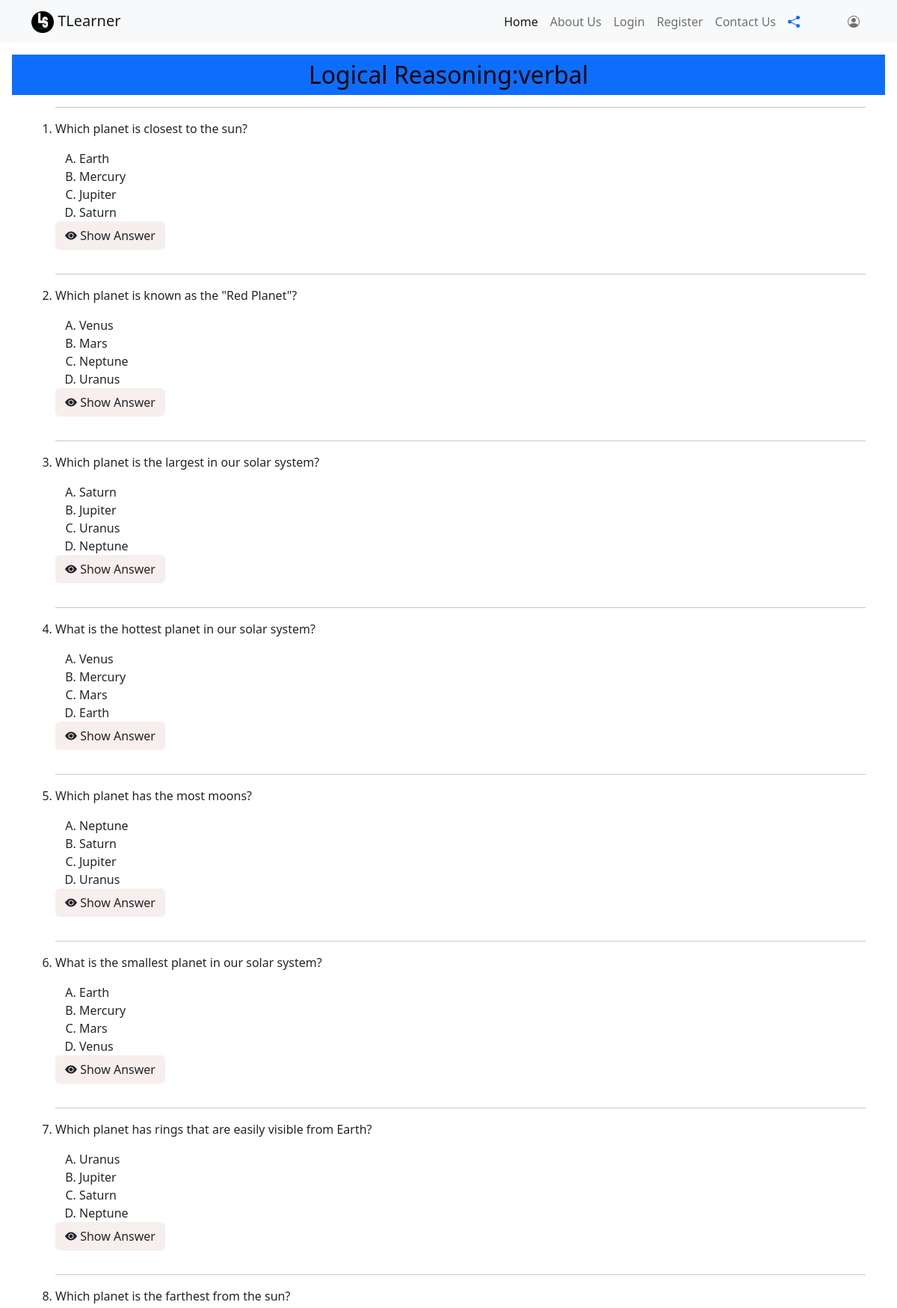
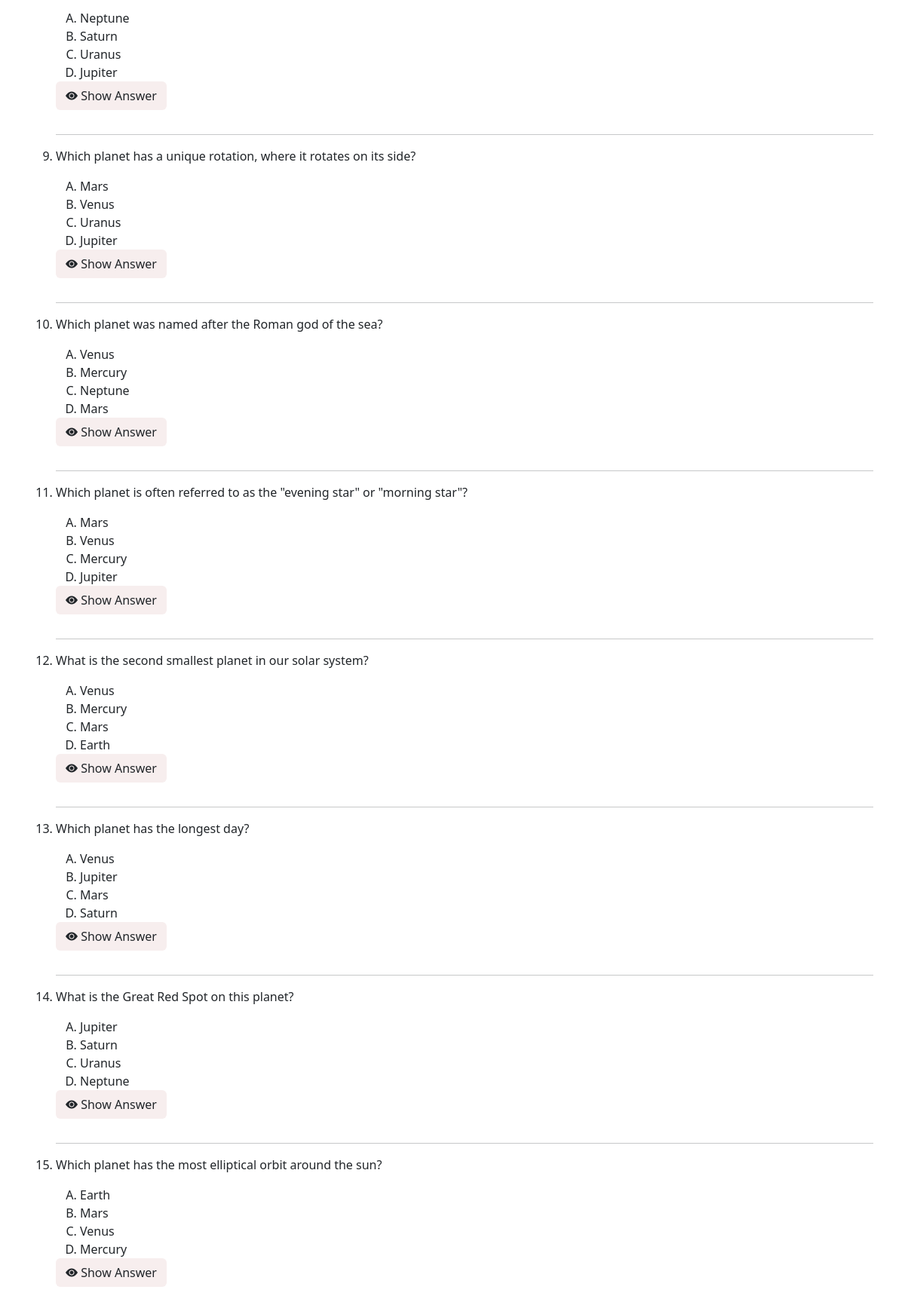
The page /gk.php?id=solar system on the database its author committed (2 pictures, top to bottom).
### tables this page shows
CREATE TABLE `gk_test` (
  `id` int(30) NOT NULL,
  `topic_name` varchar(50) NOT NULL,
  `gk_question` varchar(100) NOT NULL,
  `gk_option1` varchar(100) NOT NULL,
  `gk_option2` varchar(100) NOT NULL,
  `gk_option3` varchar(100) NOT NULL,
  `gk_option4` varchar(100) NOT NULL,
  `gk_answer` varchar(100) NOT NULL,
  `gk_explanation` varchar(200) NOT NULL
);

### gk.php (the view, shortened to what this page needs)
<!DOCTYPE html>
<html lang="en">
<head>
  <link href="https://cdn.jsdelivr.net/npm/bootstrap@5.2.1/dist/css/bootstrap.min.css" rel="stylesheet"
 />
  <link rel="stylesheet" href="https://cdn.jsdelivr.net/npm/bootstrap-icons@1.11.1/font/bootstrap-icons.css" />
</head>
<body>
  <header>
    <nav class="navbar navbar-expand-sm navbar-light bg-light">
      <div class="container">
        <a class="navbar-brand text-center" href="#">
          <img src="image/logo.png" class="img-fluid rounded-top" height="30px" width="30px" alt="" />
          TLearner
        </a>
        <div class="collapse navbar-collapse" id="collapsibleNavId">
          <ul class="navbar-nav ms-auto mt-2 mt-lg-0">
            <li class="nav-item">
              <a class="nav-link active" href="#" aria-current="page">Home </a>
            </li>
            <li class="nav-item">
              <a class="nav-link" href="#">About Us</a>
            </li>
            <li class="nav-item">
              <a class="nav-link" href="#">Login</a>
            </li>
            <li class="nav-item">
              <a class="nav-link" href="#">Register</a>
            </li>
            <li class="nav-item">
              <a class="nav-link" href="#">Contact Us</a>
            </li>
            <li class="nav-item">
              <a class="nav-link" href="#">
                <i class="bi bi-share-fill text-primary"></i>
              </a>
            </li>
            <li class="nav-item ms-5">
              <a class="nav-link" href="#">
                <i class="bi bi-person-circle"></i>
              </a>
            </li>
          </ul>
        </div>
      </div>
    </nav>
  </header>
  <main>
    <div>
      <h2 class="h2 text-center m-3 text-black bg-primary p-2">
        Logical Reasoning:verbal
      </h2>
        <?php
        $topic=$_GET["id"];
        include('config.php');
        $sql="SELECT * FROM `gk_test` WHERE `topic_name`='$topic';";
        $result=mysqli_query($conn,$sql);
        if (mysqli_num_rows($result)>0) {
         echo "<div class='container mt-2'>";
         echo "<ol type='1'>";
          while ($rows=mysqli_fetch_assoc($result)) {
            echo "
            <hr />";
            echo "<li><p>{$rows['gk_question']}</p></li>";
            echo "<ol type='A'>
            <li>{$rows['gk_option1']}</li>
            <li>{$rows['gk_option2']}</li>
            <li>{$rows['gk_option3']}</li>
            <li>{$rows['gk_option4']}</li>
          </ol>";
          echo " <p class='d-inline-flex gap-1'>
          <button class='btn' style='background-color: #f7eeee' type='button' data-bs-toggle='collapse'
            data-bs-target='#collapseExample{$rows['id']}' aria-expanded='false' aria-controls='collapseExample'>
            <i class='bi bi-eye-fill'></i> Show Answer
          </button>
        </p>";
          }
          echo "</ol>";
        }
        ?>
  </main>
</body>
</html>

### rows shown on the page
gk_test: gk_question "Which planet is closest to the sun?", gk_option1 "Earth", gk_option2 "Mercury", gk_option3 "Jupiter", gk_option4 "Saturn"
gk_test: gk_question "Which planet is known as the \"Red Planet\"?", gk_option1 "Venus", gk_option2 "Mars", gk_option3 "Neptune", gk_option4 "Uranus"
gk_test: gk_question "Which planet is the largest in our solar system?", gk_option1 "Saturn", gk_option2 "Jupiter", gk_option3 "Uranus", gk_option4 "Neptune"
gk_test: gk_question "What is the hottest planet in our solar system?", gk_option1 "Venus", gk_option2 "Mercury", gk_option3 "Mars", gk_option4 "Earth"
gk_test: gk_question "Which planet has the most moons?", gk_option1 "Neptune", gk_option2 "Saturn", gk_option3 "Jupiter", gk_option4 "Uranus"
gk_test: gk_question "What is the smallest planet in our solar system?", gk_option1 "Earth", gk_option2 "Mercury", gk_option3 "Mars", gk_option4 "Venus"
gk_test: gk_question "Which planet has rings that are easily visible from Earth?", gk_option1 "Uranus", gk_option2 "Jupiter", gk_option3 "Saturn", gk_option4 "Neptune"
gk_test: gk_question "Which planet is the farthest from the sun?", gk_option1 "Neptune", gk_option2 "Saturn", gk_option3 "Uranus", gk_option4 "Jupiter"
gk_test: gk_question "Which planet has a unique rotation, where it rotates on its side?", gk_option1 "Mars", gk_option2 "Venus", gk_option3 "Uranus", gk_option4 "Jupiter"
gk_test: gk_question "Which planet was named after the Roman god of the sea?", gk_option1 "Venus", gk_option2 "Mercury", gk_option3 "Neptune", gk_option4 "Mars"
gk_test: gk_question "Which planet is often referred to as the \"evening star\" or \"morning star\"?", gk_option1 "Mars", gk_option2 "Venus", gk_option3 "Mercury", gk_option4 "Jupiter"
gk_test: gk_question "What is the second smallest planet in our solar system?", gk_option1 "Venus", gk_option2 "Mercury", gk_option3 "Mars", gk_option4 "Earth"
gk_test: gk_question "Which planet has the longest day?", gk_option1 "Venus", gk_option2 "Jupiter", gk_option3 "Mars", gk_option4 "Saturn"
gk_test: gk_question "What is the Great Red Spot on this planet?", gk_option1 "Jupiter", gk_option2 "Saturn", gk_option3 "Uranus", gk_option4 "Neptune"
gk_test: gk_question "Which planet has the most elliptical orbit around the sun?", gk_option1 "Earth", gk_option2 "Mars", gk_option3 "Venus", gk_option4 "Mercury"
